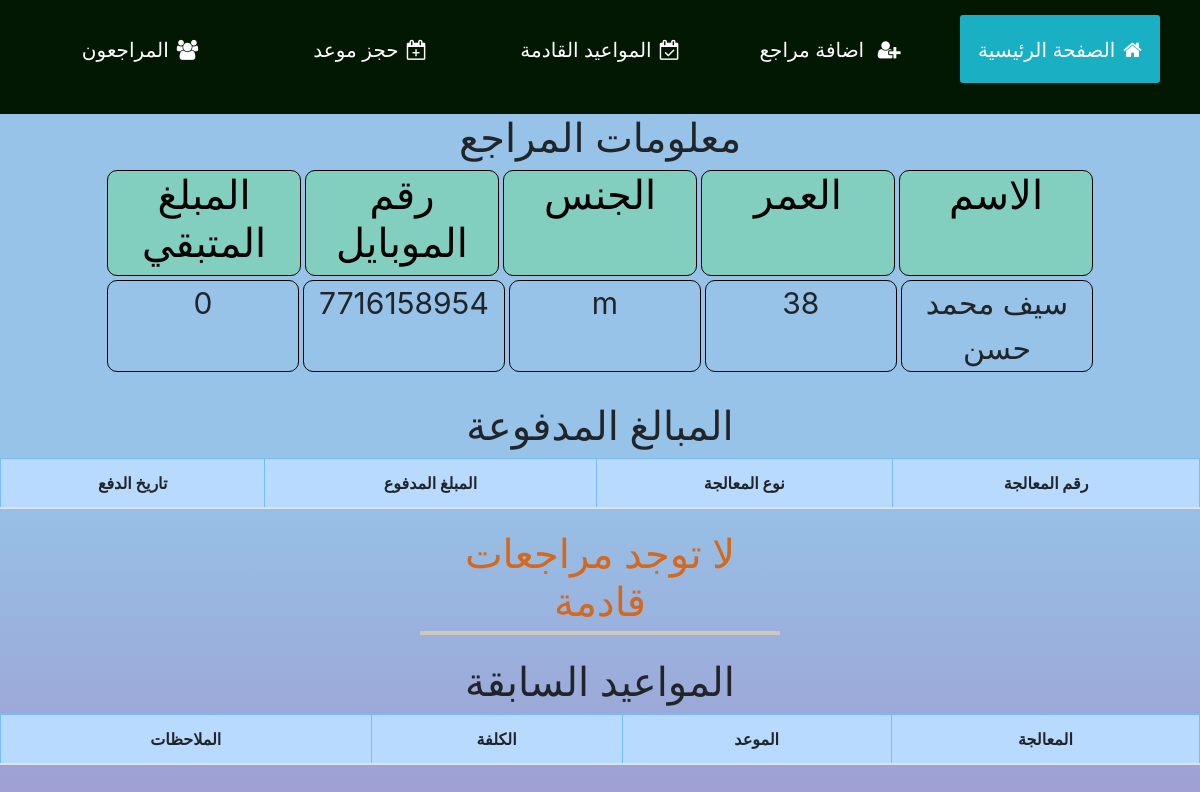
/patient/2 (signed in), run on an earlier commit of the app's database.
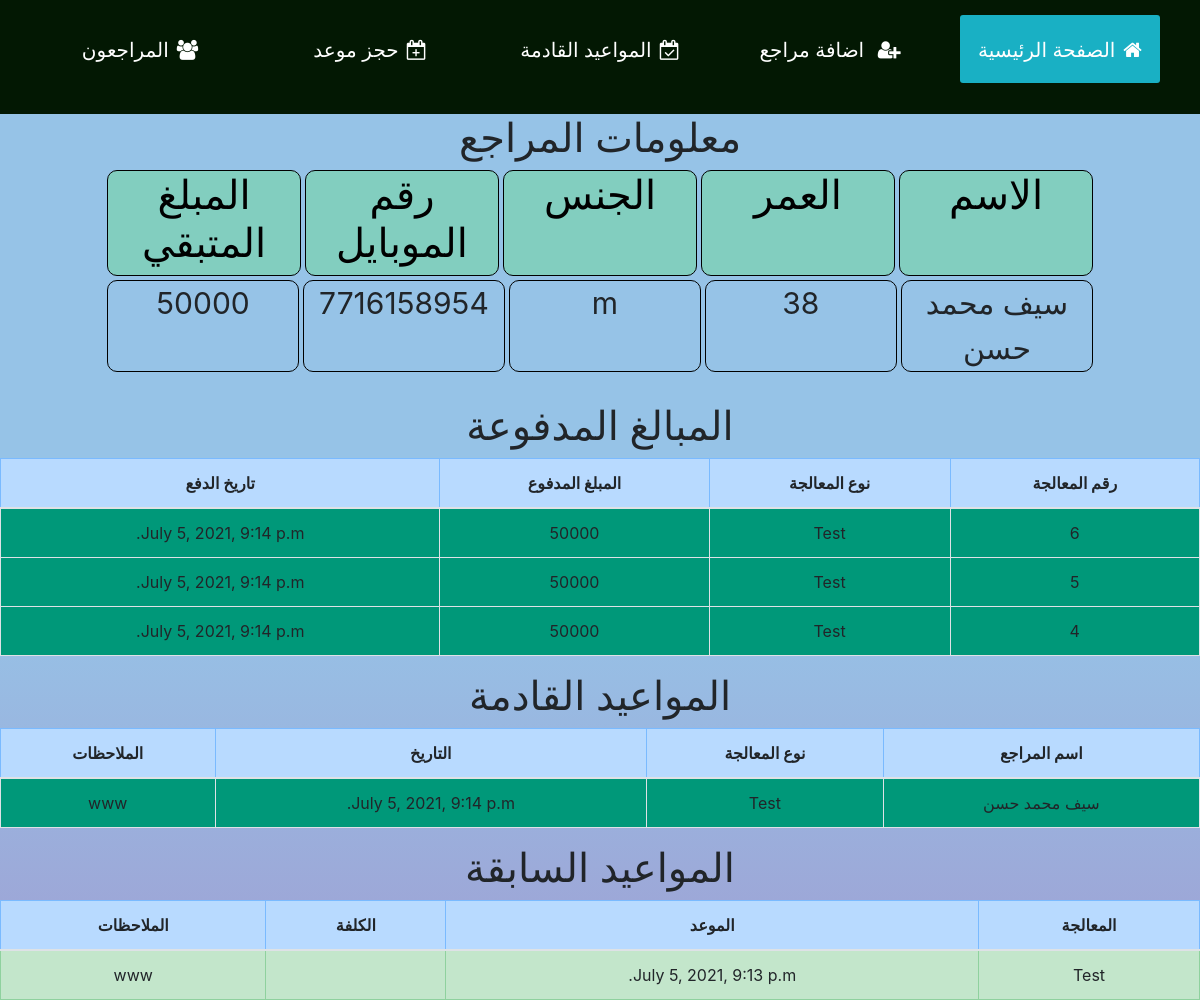
And on a later commit of the database.
### dentist/models.py (models this page shows, shortened)
class Patients(models.Model):
    male = "m"
    female = "f"
    gender_type = [
        (male, "m"),
        (female, "f")
    ]
    name = models.CharField(max_length=64)
    age = models.IntegerField(null=True)
    gender = models.CharField(max_length=2, choices=gender_type, default=female, null=True, blank=True)
    contact_number = models.IntegerField(null=True, blank=True)
    remaining_amount = models.IntegerField(default=0)
    date_created = models.DateTimeField(auto_now_add=True)
    def __str__(self):
        return f"{self.name}"

class Treatment(models.Model):
    p_name= models.ForeignKey(Patients, on_delete=models.CASCADE, related_name="patient_name")
    treatments = models.ForeignKey(Medication_list, on_delete=models.CASCADE, related_name="list", null=True, blank=True)
    status= models.BooleanField(default=False)
    date_created = models.DateTimeField(auto_now_add=True)
    notes = models.CharField(max_length=100, default="")
    paid_amount = models.IntegerField(default=0)
    def __str__(self):
        return f"{self.treatments}"

class Medication_list(models.Model):
    treatment_title = models.CharField(max_length=100)
    def __str__(self):
        return f"{self.treatment_title}"

class Next_appointment(models.Model):
    patient_name = models.ForeignKey(Patients, on_delete=models.CASCADE, related_name="np_name")
    treatment = models.ForeignKey(Treatment, on_delete=models.CASCADE, related_name="n_treatment")
    date = models.DateTimeField(auto_now=False, auto_now_add=False, default=None)
    notes = models.CharField(max_length=100, default="")

class Previous_appointment(models.Model):
    patient_name = models.ForeignKey(Patients, on_delete=models.CASCADE, related_name="pp_name")
    treatment = models.ForeignKey(Treatment, on_delete=models.CASCADE, related_name="p_treatment")
    date = models.DateTimeField(auto_now=False, auto_now_add=False, default=None)
    notes = models.CharField(max_length=100, default="")

### dentist/views.py (the view)
# urls.py: path('patient/<int:patient_id>', views.patient, name="patient"),
@login_required()
def patient(request, patient_id):
    patient = Patients.objects.get(pk=patient_id)
    old_appointments = Previous_appointment.objects.filter(patient_name=patient).order_by('-date')
    next_appointmens = Next_appointment.objects.filter(patient_name=patient)
    treatment = Treatment.objects.filter(p_name=patient).order_by('-date_created')
    for item in treatment:
        print(item.paid_amount)
    if  not next_appointmens:
        return render(request, 'dentist/patient.html',{
            "patient": patient,
            "message" : "لا توجد مراجعات قادمة",
            "old_appointments": old_appointments,
            "treatment" : treatment
        })
    else:
        return render(request, 'dentist/patient.html',{
            "patient": patient,
            "old_appointments": old_appointments,
            "next_appointments": next_appointmens,
            "treatment" : treatment
    })

### dentist/templates/dentist/patient.html (shortened to what this page needs)
{% extends 'dentist/layout.html' %}
{% load static %}
{% block content %}
    <div class="wrap__info">
        <h1 style="text-align: center;">معلومات المراجع</h1>
        <div class="row title_info">
            <div class="col"><h1>الاسم</h1> </div>
            <div class="col"><h1>العمر</h1> </div>
            <div class="col"><h1>الجنس</h1></div>
            <div class="col"><h1>رقم الموبايل</h1> </div>
            <div class="col"><h1>المبلغ المتبقي</h1></div>
        </div>
        <div class="row information">
            <div class="col">{{patient.name}}</div>
            <div class="col">{{patient.age}}</div>
            <div class="col">{{patient.gender}}</div>
            <div class="col">{{patient.contact_number}}</div>
            <div class="col">{{patient.remaining_amount}}</div>
        </div>
    </div>
    <div class="paid_per_session">
        <h1 style="text-align: center;">المبالغ المدفوعة</h1>
        <table class="table table-bordered">
            <thead class="table-primary">
                <th>رقم المعالجة</th>
                <th>نوع المعالجة</th>
                <th>المبلغ المدفوع</th>
                <th>تاريخ الدفع</th>
            </thead>
            {% for item in treatment %}
            <tr>
                <td>{{ item.id }}</td>
                <td>{{ item.treatments }}</td>
                <td>{{ item.paid_amount }}</td>
                <td>{{ item.date_created}}</td>
            </tr>
            {% endfor %}
        </table>
    </div>
    {% if message %}
    <h1 id="message">{{message}}</h1>
    {% else %}
        <div class="next_app_wrapper">
            <h1 style="text-align: center;">المواعيد القادمة</h1>
            <table class="table table-bordered">
                <thead class="table-primary">
                    <th>اسم المراجع</th>
                    <th>نوع المعالجة</th>
                    <th>التاريخ </th>
                    <th>الملاحظات</th>
                </thead>
                {% for appointment in next_appointments %}
                <tr>
                    <td>{{appointment.patient_name}}</td>
                    <td>{{appointment.treatment}}</td>
                    <td>{{appointment.date}}</td>
                    <td>{{appointment.notes}}</td>
                </tr>
                {% endfor %}
            </table>
        </div>
    {% endif %}
    <div class="treat_container">
        <h1 style="text-align: center;">المواعيد السابقة</h1>
        <table class="table table-bordered">
            <thead class="table-primary">
                <tr>
                    <th>المعالجة</th>
                    <th>الموعد</th>
                    <th>الكلفة</th>
                    <th>الملاحظات</th>
                </tr>
            </thead>
                {% for appointment in old_appointments %}
                <tr class="table-success">
                    <td>{{appointment.treatment.treatments}}</td>
                    <td>{{appointment.date}}</td>
                    <td>{{appointment.paid_amount}}</td>
                    <td>{{appointment.notes}}</td>
                </tr>
                {% endfor %}
        </table>
    </div>
{% endblock%}

What changed in the data, as far as the page shows it:
changed Patients "سيف محمد حسن": remaining_amount "0" → "50000"
added Treatment: id "6", treatments "Test", paid_amount "50000", date_created "July 5, 2021, 9:14 p.m."
added Treatment: id "5", treatments "Test", paid_amount "50000", date_created "July 5, 2021, 9:14 p.m."
added Treatment: id "4", treatments "Test", paid_amount "50000", date_created "July 5, 2021, 9:14 p.m."
added Next_appointment: patient_name "سيف محمد حسن", treatment "Test", date "July 5, 2021, 9:14 p.m.", notes "www"
added Previous_appointment: treatment.treatments "Test", date "July 5, 2021, 9:13 p.m.", notes "www"
Also different on the page:
{{ message }}: "لا توجد مراجعات قادمة" → (not shown)
text now shown: "المواعيد القادمة اسم المراجع نوع المعالجة التاريخ الملاحظات"
